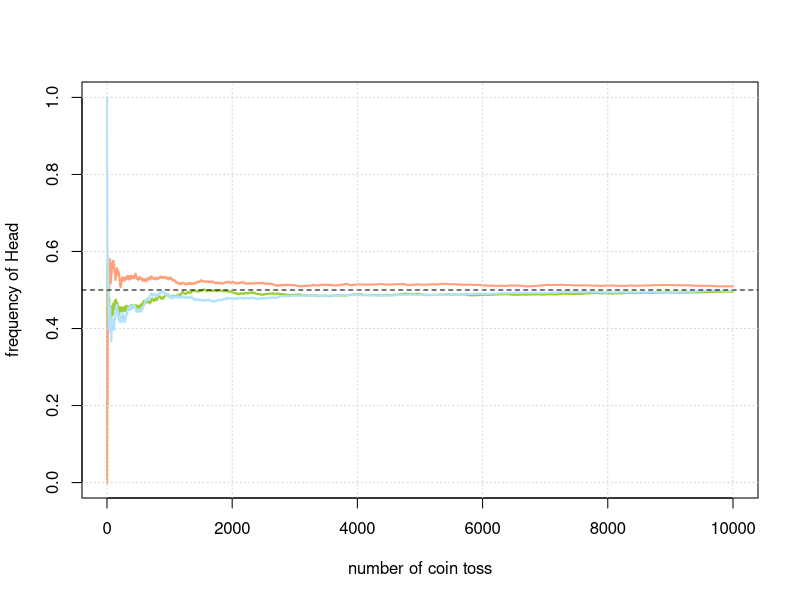
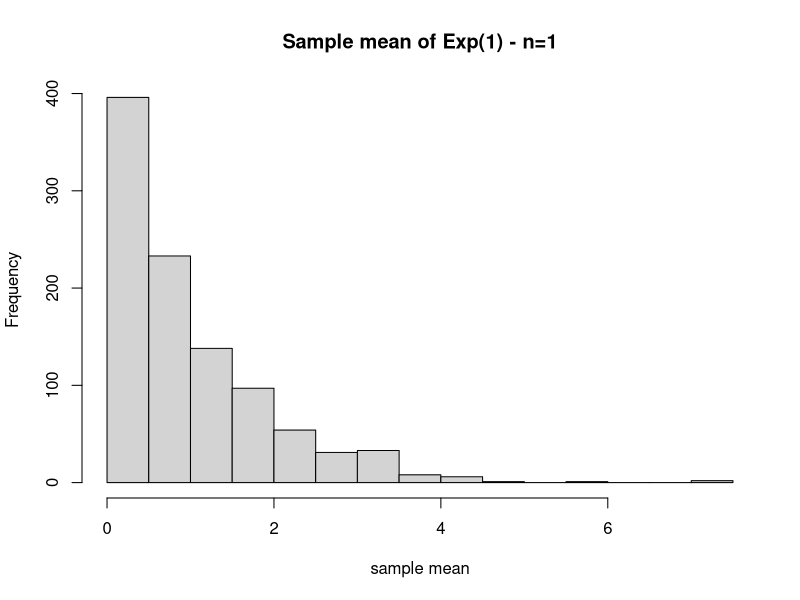
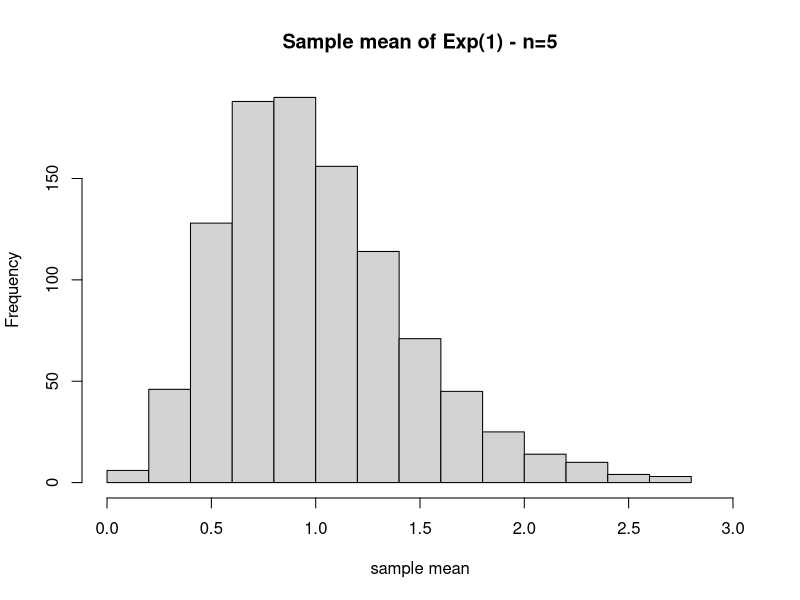
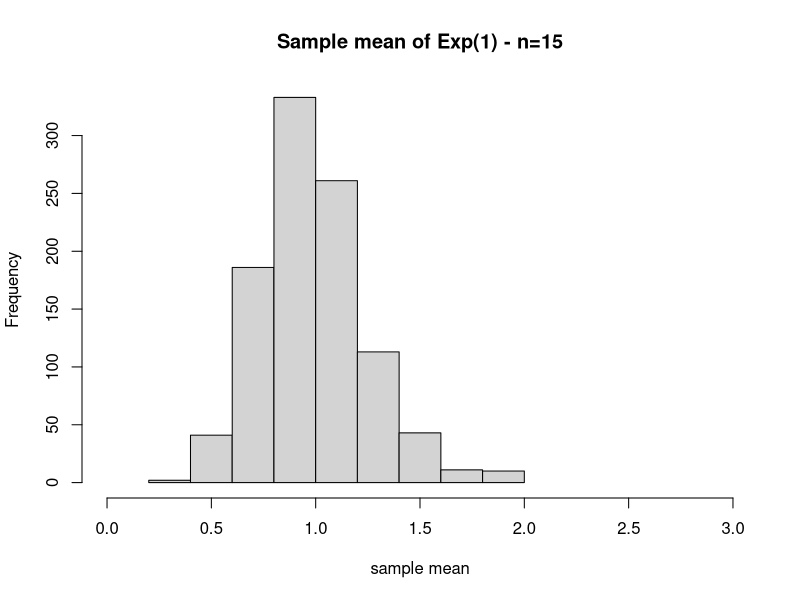
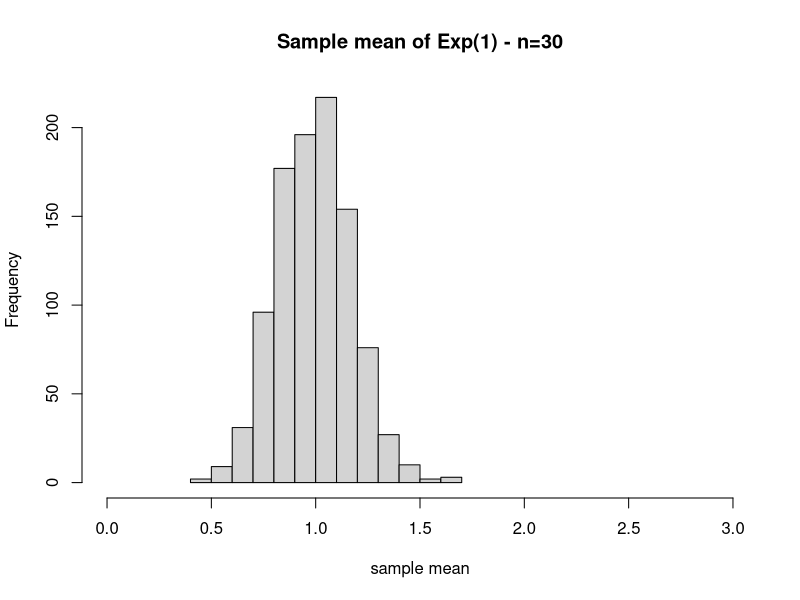

Recreate these plots in R, in order.

#===== Example 3.10: coin tossing result. 0 - Tail, 1 - Head. =====#

# Toss a fair coin n times and record the results, repeat the experiment 3 times.
n <- 10000
set.seed(20250319)

results1 <- rbinom(n, size = 1, prob = 0.5)
results2 <- rbinom(n, size = 1, prob = 0.5)
results3 <- rbinom(n, size = 1, prob = 0.5)

# Compute the frequency of Head at each number of toss.
freq1 <- cumsum(results1) / (1:n)
freq2 <- cumsum(results2) / (1:n)
freq3 <- cumsum(results3) / (1:n)

plot(1:n, freq1, type = "l", xlab = "number of coin toss", ylab = "frequency of Head", 
     col = 'yellowgreen', lwd = 2, ylim = c(0, 1))
lines(1:n, freq2, col = 'lightsalmon', lwd = 2)
lines(1:n, freq3, col = 'lightskyblue1', lwd = 2)
abline(h = 0.5, lty = 2)
grid()


#===== Example 3.11: Consecutive numbers drawn from random sampling =====#

# Write a function to determine if a random draw contains at least k consecutive numbers
# This may not be the most efficient realization
consecutiveCount <- function(arr, k) {
  temp1 <- sort(arr) # sort the sampling result from smallest to largest
  temp2 <- diff(temp1) # compute the difference between adjacent numbers
  temp3 <- rle(temp2)
  maxCount <- max(temp3$lengths[temp3$values == 1]) # the maximum number of consecutive numbers
  if (maxCount < (k-1)) return(0)
  else return(1)
}

# Repeat the random sampling n times and record the number of times with more than k consecutive numbers
n <- 100000
set.seed(20250319)

N1 <- 5141; m1 <- 124; k1 <- 6
cnt1 <- 0
# Warning message may appear due to no consecutive numbers
for (i in 1:n) {
  result <- sample.int(N1, size = m1)
  cnt1 <- cnt1 + consecutiveCount(result, k1)
}

N2 <- 1138; m2 <- 514; k2 <- 14
cnt2 <- 0
for (i in 1:n) {
  result <- sample.int(N2, size = m2)
  cnt2 <- cnt2 + consecutiveCount(result, k2)
}

# Compute the estimated probability
cnt1/n
cnt2/n


#===== Example 3.12: Sample from Exp(1) and look at the distribution of the sample mean =====#
nrep <- 1000
set.seed(20250319)

# First consider the special case when n=1
n <- 1
means1 <- rep(0, nrep) # initialization
for (i in 1:nrep) {
  means1[i] <- mean(rexp(n))
}
# means1 <- sapply(1:nrep, function(x){return(mean(rexp(n)))}) # more efficient
hist(means1, main = "Sample mean of Exp(1) - n=1", xlab = "sample mean")

# Then consider the case when n = 5
n <- 5
means2 <- rep(0, nrep) # initialization
for (i in 1:nrep) {
  means2[i] <- mean(rexp(n))
}
# means2 <- sapply(1:nrep, function(x){return(mean(rexp(n)))})
hist(means2, main = "Sample mean of Exp(1) - n=5", xlab = "sample mean", 
     xlim = c(0, 3), breaks = 10)

# Then consider the case when n = 15
n <- 15
means3 <- rep(0, nrep) # initialization
for (i in 1:nrep) {
  means3[i] <- mean(rexp(n))
}
# means3 <- sapply(1:nrep, function(x){return(mean(rexp(n)))})
hist(means3, main = "Sample mean of Exp(1) - n=15", xlab = "sample mean", 
     xlim = c(0, 3), breaks = 10)

# Finally consider the case when n = 30
n <- 30
means4 <- rep(0, nrep) # initialization
for (i in 1:nrep) {
  means4[i] <- mean(rexp(n))
}
# means4 <- sapply(1:nrep, function(x){return(mean(rexp(n)))})
hist(means4, main = "Sample mean of Exp(1) - n=30", xlab = "sample mean", 
     xlim = c(0, 3), breaks = 10)
